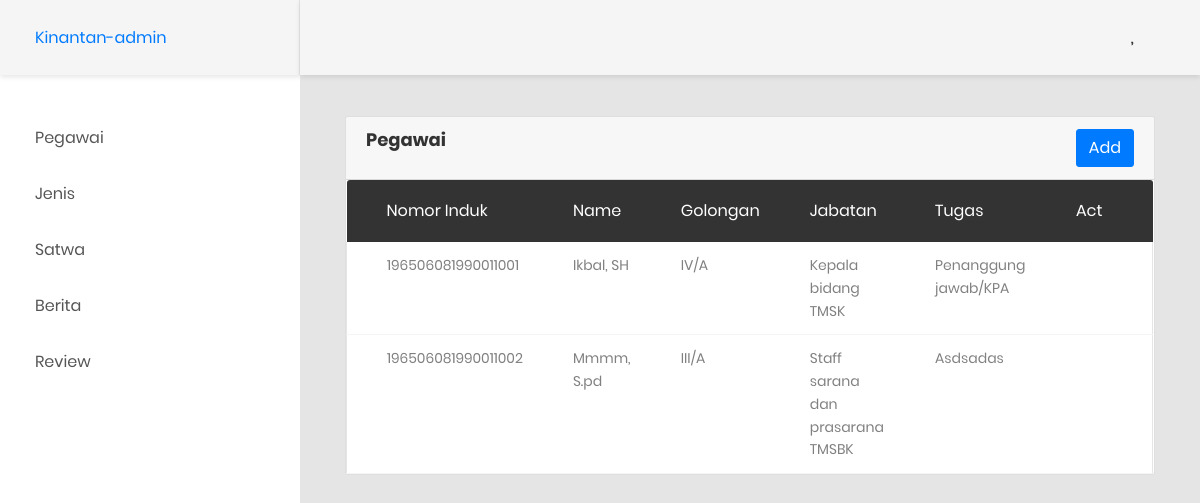
The page /admin/main.php?page=pegawai on the database as committed earlier.
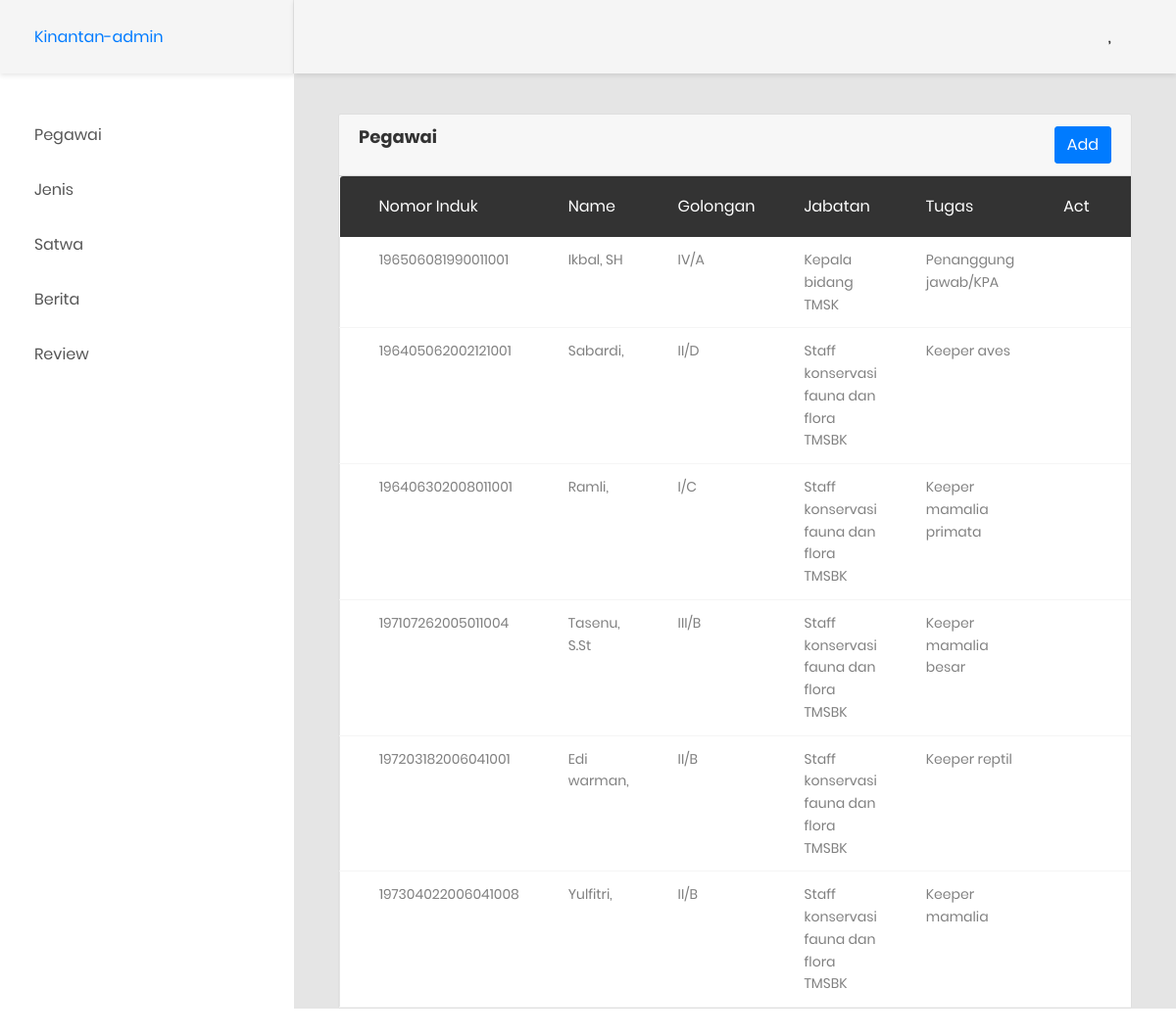
The same page on the database as committed later.
### tables this page shows
CREATE TABLE `pegawai` (
  `pegawainomorinduk` bigint(20) NOT NULL,
  `pegawainama` varchar(24) DEFAULT NULL,
  `pegawaigelar` varchar(10) DEFAULT NULL,
  `pegawaipassword` varchar(32) DEFAULT NULL,
  `pegawaigolongan` varchar(5) DEFAULT NULL,
  `jabatanid` int(11) DEFAULT NULL,
  `pegawaitugas` varchar(50) DEFAULT NULL
);

CREATE TABLE `jabatan` (
  `jabatanid` int(11) NOT NULL,
  `jabatannama` varchar(50) DEFAULT NULL
);

### admin/page/pegawai.php (the view)
<div class="card">
<div class="card-header">
    <div style="float:right">
        <ul class="nav nav-pills">
            <li class="nav-item">
                <td>
                    <a class="btn btn-primary" href="?page=addpegawai">Add</a>
                </td>
            </li>
        </ul>
    </div>
    <h4>Pegawai</h4>
</div>
<div class="table-responsive">
    <table class="table table-borderless table-data3">
        <thead>
            <tr>
                <th>nomor induk</th>
                <th>name</th>
                <th>golongan</th>
                <th>jabatan</th>
                <th>tugas</th>
                <th>act</th>
            </tr>
        </thead>
        <tbody>
            <?php
            $query="SELECT * from pegawai join jabatan on jabatan.jabatanid=pegawai.jabatanid order by jabatan.jabatanid ASC";
            $res=mysqli_query($conn,$query);
            while($i=mysqli_fetch_array($res)){?>
            <tr>
                <td><?=$i['pegawainomorinduk']?></td>
                <td><?=ucfirst($i['pegawainama'])?>, <?=ucfirst($i['pegawaigelar'])?></td>
                <td><?=strtoupper($i['pegawaigolongan'])?></td>
                <td><?=ucfirst($i['jabatannama'])?></td>
                <td><?=ucfirst($i['pegawaitugas'])?></td>
                <td>
                    <a href="?page=editpegawai&id=<?=$i['pegawainomorinduk']?>" class="item" data-toggle="tooltip" data-placement="top" title="Edit">
                        <i class="fa fa-pencil-alt"></i>
                    </a>
                    <a href="?delpegawai&id=<?=$i['pegawainomorinduk']?>" class="item" data-toggle="tooltip" data-placement="top" title="Delete">
                        <i class="fa fa-trash"></i>
                    </a>
                </td>
            </tr>
            <?php }?>
        </tbody>
    </table>
    </div>
</div>

### admin/main.php (shortened to what this page needs)
<!DOCTYPE html>
<html lang="en">
<head>
    <link href="css/font-face.css" rel="stylesheet" media="all">
    <link href="vendor/font-awesome-4.7/css/font-awesome.min.css" rel="stylesheet" media="all">
    <link href="vendor/font-awesome-5/css/fontawesome-all.min.css" rel="stylesheet" media="all">
    <link href="vendor/mdi-font/css/material-design-iconic-font.min.css" rel="stylesheet" media="all">
    <link href="vendor/bootstrap-4.1/bootstrap.min.css" rel="stylesheet" media="all">
    <link href="vendor/animsition/animsition.min.css" rel="stylesheet" media="all">
    <link href="vendor/bootstrap-progressbar/bootstrap-progressbar-3.3.4.min.css" rel="stylesheet" media="all">
    <link href="vendor/wow/animate.css" rel="stylesheet" media="all">
    <link href="vendor/css-hamburgers/hamburgers.min.css" rel="stylesheet" media="all">
    <link href="vendor/slick/slick.css" rel="stylesheet" media="all">
    <link href="vendor/select2/select2.min.css" rel="stylesheet" media="all">
    <link href="vendor/perfect-scrollbar/perfect-scrollbar.css" rel="stylesheet" media="all">
    <link href="css/theme.css" rel="stylesheet" media="all">
</head>
<body class="animsition">
    <div class="page-wrapper">
        <aside class="menu-sidebar d-none d-lg-block">
            <div class="logo">
                <a href="#">
                    Kinantan-admin
                </a>
            </div>
            <div class="menu-sidebar__content js-scrollbar1">
                <nav class="navbar-sidebar">
                    <ul class="list-unstyled navbar__list">
                        <li>
                            <a href="?page=pegawai">
                                Pegawai</a>
                        </li>
                        <li>
                            <a href="?page=jenis">
                                Jenis</a>
                        </li>
                        <li>
                            <a href="?page=satwa">
                                Satwa</a>
                        </li>
                        <li>
                            <a href="?page=news">
                                Berita</a>
                        </li>
                        <li>
                            <a href="?page=review">
                                Review</a>
                        </li>
                    </ul>
                </nav>
            </div>
        </aside>
        <div class="page-container">
            <header class="header-desktop">
                <div class="section__content section__content--p30">
                    <div class="container-fluid">
                        <div class="header-wrap" style="float:right">
                            <div class="header-button">
                                <div class="account-wrap">
                                    <div class="account-item clearfix js-item-menu">
                                        <div class="content">
                                            <a class="js-acc-btn" href="#"><?=$_SESSION['user']['pegawainama']?>, <?=strtoupper($_SESSION['user']['pegawaigelar'])?></a>
                                        </div>
                                    </div>
                                </div>
                            </div>
                        </div>
                    </div>
                </div>
            </header>
            <div class="main-content">
                <div class="section__content section__content--p30">
                    <div class="container-fluid">
                        <?php include 'php/route.php';?>
                    </div>
                </div>
            </div>
        </div>
    </div>
</body>
</html>

### admin/php/route.php (shortened to what this page needs)
<?php
if(isset($_GET['page'])){
    $page=$_GET['page'];
    switch($page){
        case 'pegawai':
            include 'page/pegawai.php';
            break;
    }
}
?>

Rows that differ between the two databases and show on the page:
removed pegawai: pegawainomorinduk "196506081990011002", pegawainama "Mmmm", pegawaigelar "S.pd", pegawaigolongan "III/A", jabatanid.jabatannama "Staff sarana dan prasarana TMSBK", pegawaitugas "Asdsadas"
added pegawai: pegawainomorinduk "196405062002121001", pegawainama "Sabardi", pegawaigolongan "II/D", jabatanid.jabatannama "Staff konservasi fauna dan flora TMSBK", pegawaitugas "Keeper aves"
added pegawai: pegawainomorinduk "196406302008011001", pegawainama "Ramli", pegawaigolongan "I/C", jabatanid.jabatannama "Staff konservasi fauna dan flora TMSBK", pegawaitugas "Keeper mamalia primata"
added pegawai: pegawainomorinduk "197107262005011004", pegawainama "Tasenu", pegawaigelar "S.St", pegawaigolongan "III/B", jabatanid.jabatannama "Staff konservasi fauna dan flora TMSBK", pegawaitugas "Keeper mamalia besar"
added pegawai: pegawainomorinduk "197203182006041001", pegawainama "Edi warman", pegawaigolongan "II/B", jabatanid.jabatannama "Staff konservasi fauna dan flora TMSBK", pegawaitugas "Keeper reptil"
added pegawai: pegawainomorinduk "197304022006041008", pegawainama "Yulfitri", pegawaigolongan "II/B", jabatanid.jabatannama "Staff konservasi fauna dan flora TMSBK", pegawaitugas "Keeper mamalia"
